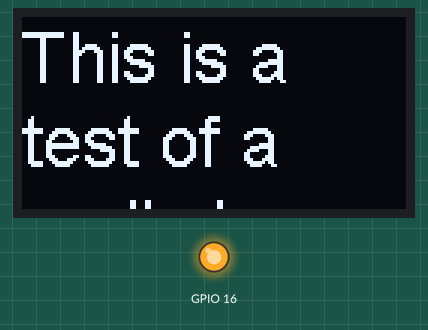
A sketch run on a simulated ESP32. On the bench: 128×64 one-colour display, output pins drawn as LEDs (lit = HIGH). What the sketch prints to the serial monitor is not drawn.

Above: at 0.1 s.
At 3.1 s:
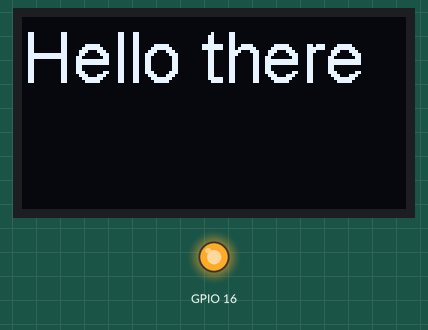
At 6.2 s:
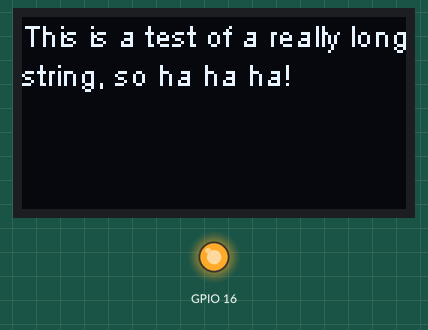

The sketch:

simple_oled_test.ino
```cpp
/*****************************************************
 * A quick, simple 0LED display test on the ESP32 w/OLED board
 * 128 X 32 SSD1306  - Library by Daniel Eichhorn
 *****************************************************/

/* WiFi parameters and credentials */
/*  SSD1306 */
#include "SSD1306.h"
SSD1306  display(0x3c, 4, 15);   // display(SSD_ADDRESS, SDA_PIN, SCL_PIN)

const int Max_screen_width = 130;

// Font max pixels per font for this OLED screen
const int ArialMT_Plain_10_max = 5 * Max_screen_width;
const int ArialMT_Plain_16_max = 3 * Max_screen_width;
const int ArialMT_Plain_24_max = 2 * Max_screen_width;

void display_string(char *str) {
  display.clear();

  uint16_t str_len = display.getStringWidth(str);
  printf("Len: %i\n",str_len);

  // Use the biggest font possible based on string length (in pixels)
  if (str_len <= ArialMT_Plain_24_max) {
    display.setFont(ArialMT_Plain_24);
    Serial.println("big font");
  } else if (str_len > ArialMT_Plain_24_max and str_len <= ArialMT_Plain_16_max) {
    display.setFont(ArialMT_Plain_16);
    Serial.println("medium font");
  } else {
    display.setFont(ArialMT_Plain_10);
    Serial.println("small font");
  }

  display.drawStringMaxWidth(0, 0, Max_screen_width, str);
  display.display();
  Serial.printf("Display: %s\n",str);
}

void setup()
{
  Serial.begin(115200);
  Serial.println("");
  Serial.println("Somple OLED Display Test");
  Serial.println("");

  // Reset/init the OLED
  pinMode(16,OUTPUT);
  digitalWrite(16, LOW);    // set GPIO16 low to reset OLED
  delay(50);
  digitalWrite(16, HIGH); // while OLED is running, must set GPIO16 in high
  display.init();

  // Set up the OLED
  display.flipScreenVertically();
  display.setTextAlignment(TEXT_ALIGN_LEFT);
  //display.setFont(Open_Sans_Condensed_Light_20); // set a font
}


void loop() {
  char *str;
  str = "This is a test of a really long string, so ha ha ha!";
//  str = "1........10........20.........30.........40.........50.........";
  display_string(str);
  delay(3000);

  // Change font
  str = "Hello there";
//  str = "1........10........20.........30.........40.........50.........";
  display_string(str);
  delay(3000);

  str = "This is a test of a really long string, so ha ha ha!";
//  str = "1........10........20.........30.........40.........50.........";
  display_string(str);
  delay(3000);
}
```

Measured:
- by itself, everything shown: repeats every 9.0 s, in 3 steps
- what the display in image 0 shows lasts 3.0 s, from 0.1 s to 3.1 s
